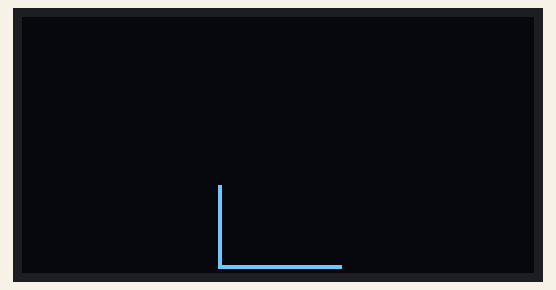
Recording of a sketch running on a simulated Arduino Uno, built with avr-gcc and run on an emulated ATmega328P. On the bench: 128×64 one-colour display.

Above: at 0.8 s.
At 1.6 s:
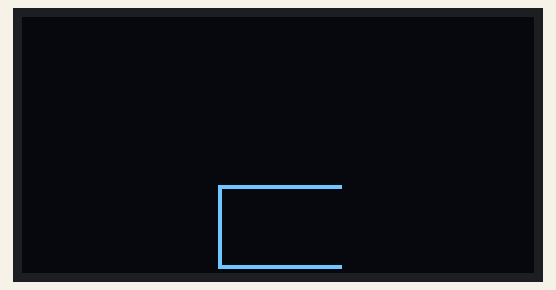
At 2.3 s:
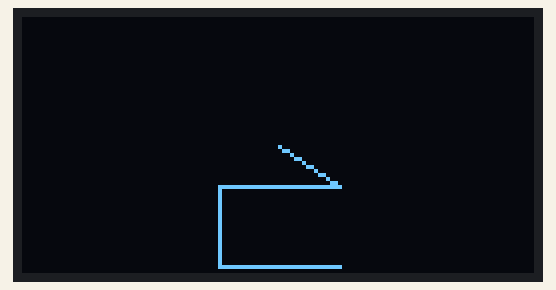
At 3.0 s:
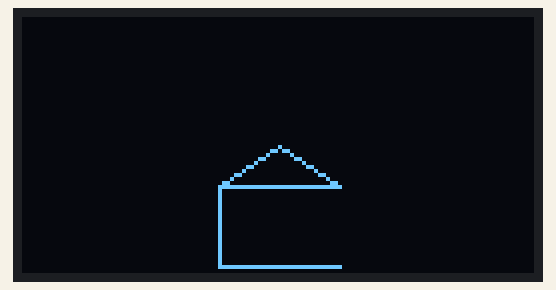
At 3.7 s:
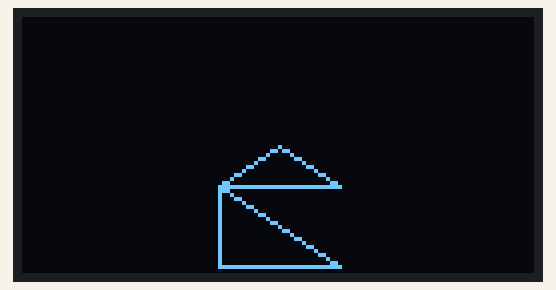
At 5.2 s:
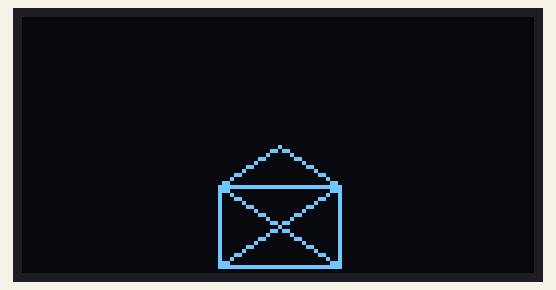

Measured:
- what the display in image 0 shows lasts 0.7 s, from 0.8 s to 1.5 s

The sketch:

sketch_dec20a.ino.ino
```cpp
#include <Adafruit_GFX.h>
#include <Adafruit_SSD1306.h>

// Display-Konfiguration
#define SCREEN_WIDTH 128
#define SCREEN_HEIGHT 64
#define OLED_RESET -1 // Reset-Pin (nicht benötigt bei I2C)
Adafruit_SSD1306 display(SCREEN_WIDTH, SCREEN_HEIGHT, &Wire, OLED_RESET);

void setup() {
  // Initialisierung des Displays
  if (!display.begin(SSD1306_PAGEADDR, 0x3C)) { // Standard I2C-Adresse
    Serial.begin(9600);
    delay(500);
    Serial.println(F("Serial connection started!"));

    Serial.println(F("SSD1306-Display konnte nicht initialisiert werden!"));
    for (;;);
  }

  display.clearDisplay();
  drawStepByStepNikolausHaus();  // Zeichnet das Haus schrittweise
}

void loop() {
  // Keine kontinuierliche Logik erforderlich
}

void drawStepByStepNikolausHaus() {
  // Hausgröße
  int width = 30; // Breite des Hauses
  int height = 20; // Höhe des Hauses

  // Berechnung der Verschiebung, um das Haus zu zentrieren
  int centerX = SCREEN_WIDTH / 2;
  int centerY = SCREEN_HEIGHT / 2;

  // Verschieben des Hauses weiter nach unten (doppelter Wert)
  int startX = centerX - width / 2; // Start X Koordinate des Hauses
  int startY = centerY + height / 2 + 20; // Start Y Koordinate des Hauses (doppelt nach unten verschoben)

  // Schritt 1: Boden von rechts nach links
  display.drawLine(startX + width, startY, startX, startY, SSD1306_WHITE);
  display.display();  // Anzeige aktualisieren
  delay(700); // Verzögerung zwischen den Linien (0,7 Sekunden)

  // Schritt 2: Linke Kante von unten nach oben
  display.drawLine(startX, startY, startX, startY - height, SSD1306_WHITE);
  display.display();  // Anzeige aktualisieren
  delay(700); // Verzögerung zwischen den Linien

  // Schritt 3: Obere Kante von links nach rechts
  display.drawLine(startX, startY - height, startX + width, startY - height, SSD1306_WHITE);
  display.display();  // Anzeige aktualisieren
  delay(700); // Verzögerung zwischen den Linien

  // Schritt 4: Rechte Dachhälfte von oben nach unten
  display.drawLine(startX + width / 2, startY - height - 10, startX + width, startY - height, SSD1306_WHITE);
  display.display();  // Anzeige aktualisieren
  delay(700); // Verzögerung zwischen den Linien

  // Schritt 5: Linke Dachhälfte von unten nach oben
  display.drawLine(startX, startY - height, startX + width / 2, startY - height - 10, SSD1306_WHITE);
  display.display();  // Anzeige aktualisieren
  delay(700); // Verzögerung zwischen den Linien

  // Schritt 6: Diagonale links oben nach rechts unten
  display.drawLine(startX, startY - height, startX + width, startY, SSD1306_WHITE);
  display.display();  // Anzeige aktualisieren
  delay(700); // Verzögerung zwischen den Linien

  // Schritt 7: Rechte Kante von unten nach oben
  display.drawLine(startX + width, startY, startX + width, startY - height, SSD1306_WHITE);
  display.display();  // Anzeige aktualisieren
  delay(700); // Verzögerung zwischen den Linien

  // Schritt 8: Diagonale von rechts oben nach links unten
  display.drawLine(startX + width, startY - height, startX, startY, SSD1306_WHITE);
  display.display();  // Anzeige aktualisieren
  delay(700); // Verzögerung zwischen den Linien
}
```
